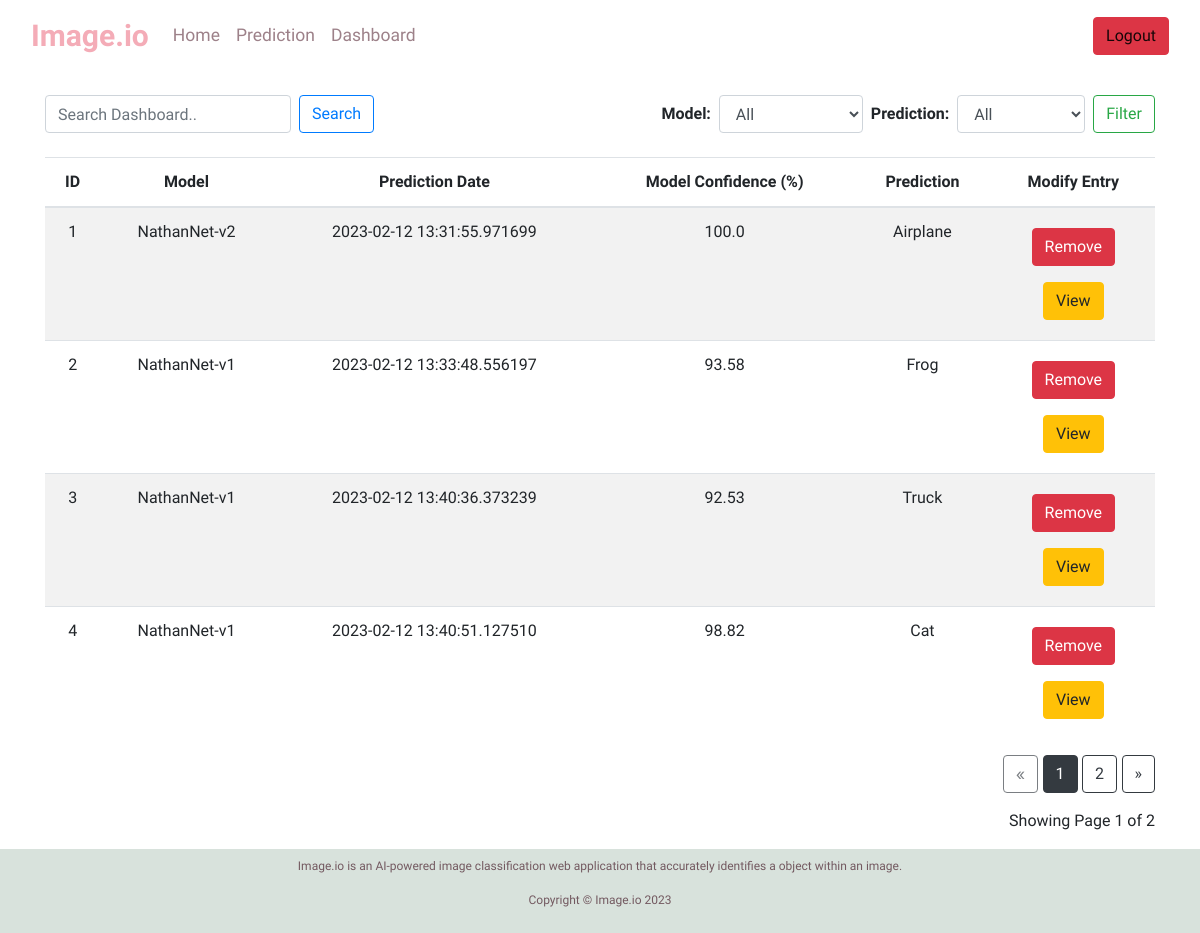
The page /dashboard (signed in) on the database its author committed.
### application/models.py (models this page shows)
class Entry(db.Model):
    id = db.Column(db.Integer, primary_key=True, autoincrement = True)
    image_url = db.Column(db.String(500), nullable=False)
    model_selection = db.Column(db.String(20), nullable = False)
    pred = db.Column(db.String(20), nullable = False)
    pred_dt = db.Column(db.DateTime, nullable = False)
    conf_pct = db.Column(db.Float, nullable=False)

### application/routes.py (the view)
@app.route("/dashboard")
def dashboard_page():
    entry_count = Entry.query.count()
    if current_user.is_authenticated == False:
        return redirect(url_for("index_page"))
    page = request.args.get("page", 1, type=int)
    entries = Entry.query.paginate(page=page, per_page=ROWS_PER_PAGE)
    if len(entries.items) == 0:
        return redirect(url_for("index_page"))
    return render_template(
        "dashboard.html",
        entries=entries,
        entry_count=entry_count
)

### application/models.py (called while the page is built)
@login_manager.user_loader
def load_user(user_id):
    return User.query.get(int(user_id))

### application/templates/dashboard.html (shortened to what this page needs)
 {% extends "layout.html" %}
Gender, Age, Hypertension, Heart Disease, Ever Married, Work Type, Residence Type, Avg Glucose Level, BMI, Smoking Status, Stroke, Prediction Date --> {% block content %} <div class='container'>
  <div class='d-flex justify-content-between my-4'>
    <form class='form-inline' action='/search' method='post'>
      <input class='form-control mr-2 search-input' type='text' name='search_term' placeholder='Search Dashboard..'>
      <button class='btn btn-outline-primary mr-2 search-button' type='submit'>Search</button>
    </form>
    <form action='/filter-results' method='post'>
      <div class='form-inline filter-1'>
        <div class='form-group mr-2'>
          <label for='modelFilter'><b>Model:</b></label>
          <select class='form-control' id='modelFilter' name='modelFilter'>
            <option value='all'>All</option>
          </select>
        </div>
        <div class='form-group mr-2 filter-2'>
          <label for='predictionFilter'><b>Prediction:</b></label>
          <select class='form-control' id='predictionFilter' name='predictionFilter'>
            <option value='all'>All</option>
          </select>
        </div>
        <button class='btn btn-outline-success filter-button' type='submit'>Filter</button>
      </div>
    </form>
  </div>
  <table class='table table-striped'>
        <thead>
          <tr>
            <th>ID</th>
            <th>Model</th>
            <th>Prediction Date</th>
            <th>Model Confidence (%)</th>
            <th>Prediction</th>
            <th>Modify Entry</th>
          </tr>
        </thead>
        <tbody> {% for entry in entries.items %} <tr>
            <td>{{ entry.id }}</td>
            <td>{{ entry.model_selection }}</td>
            <td>{{ entry.pred_dt }}</td>
            <td>{{ entry.conf_pct * 100}}</td>
            <td>{{ entry.pred }}</td>
            <td>
              <form name='RemoveEntry' action='/remove/{{ entry.id }}' method='post' novalidate>
                <button type='submit' class='btn btn-danger my-2'>Remove</button>
              </form>
              <form name='ViewEntry' action='/view/{{ entry.id }}' method='get' novalidate>
                <button type='submit' class='btn btn-warning my-2'>View</button>
              </form>
            </td>
          </tr> {% endfor %} </tbody>
      </table>
    <div class="text-right">
      <a href="{{ url_for('dashboard_page', page=entries.prev_num) }}"
         class="btn btn-outline-dark
         {% if entries.page == 1 %}disabled{% endif %}">
          &laquo;
      </a>
      {% for page_num in entries.iter_pages(left_edge=1, right_edge=1, left_current=1, right_current=2) %}
    {% if page_num %}
              {% if entries.page == page_num %}
              <a href="{{ url_for('dashboard_page', page=page_num) }}"
                 class="btn btn-dark search-button">
                  {{ page_num }}
              </a>
              {% else %}
              <a href="{{ url_for('dashboard_page', page=page_num) }}"
                 class="btn btn-outline-dark search-button">
                  {{ page_num }}
              </a>
              {% endif %}
          {% else %}
              ...
          {% endif %}
      {% endfor %}
      <a href="{{ url_for('dashboard_page', page=entries.next_num) }}"
         class="btn btn-outline-dark search-button
         {% if entries.page == entries.pages %}disabled{% endif %}">
          &raquo;
      </a>
    </div>
    <p class="text-right mt-3 search-button">
     Showing Page {{ entries.page }} of {{ entries.pages }}
    </p>
    </div> {% endblock %}

### application/templates/layout.html (shortened to what this page needs)
<!DOCTYPE html>
<html>
  <head>
    <link rel="stylesheet" href="https://stackpath.bootstrapcdn.com/bootstrap/4.4.1/css/bootstrap.min.css">
    <link rel="stylesheet" href="https://cdn.jsdelivr.net/npm/bootstrap@4.3.1/dist/css/bootstrap.min.css">
    <link rel="stylesheet" href="{{ url_for('static',filename='css/main.css')}}" />
  </head>
  <body>
    <div class="container-fluid"> {% include "includes/nav.html" %}
      {% block content %} {% endblock %} </div> {% include "includes/footer.html" %}
  </body>
</html>

### application/templates/includes/nav.html (shortened to what this page needs)
<nav class="navbar navbar-expand-lg navbar-light">
  <a class="navbar-brand nav-logo" style = 'color:#F4ACB7' href="/">Image.io</a>
  <div class="collapse navbar-collapse" id="navbarTogglerDemo03">
    <ul class="navbar-nav mr-auto mt-2 mt-lg-0">
      {% if current_user.is_authenticated %}
      <li class="nav-item">
          <a class="nav-link active" style = 'color: #9D8189' aria-current="page" href="/">Home</a>
        </li>
        <li class="nav-item">
          <a class="nav-link active" style = 'color: #9D8189' href="/predict">Prediction</a>
        </li>
        {% if entry_count > 0 %}
        <li class="nav-item">
          <a class="nav-link active" style = 'color: #9D8189' href="/dashboard">Dashboard</a>
        {% endif %}
      {% else %}
        <li class="nav-item">
          <a class="nav-link active" style = 'color: #9D8189' aria-current="page" href="/">Home</a>
        </li>
      {% endif %}
      </ul>
       <span class="navbar-text">
        {% if current_user.is_authenticated %}
          <a class="btn btn-danger" href="/logout">Logout</a>
        {% else %}
          <a class="btn btn-primary" href="/register">Register</a>
          <a href="/login" class="btn btn-success">Login</a>
        {% endif %}
      </span>
  </div>
</nav>

### application/templates/includes/footer.html
<footer class = 'footer py-2 px-4'>
    <div class = 'container-fluid footer'>
        <div class = 'row'>
            <div class = 'col-sm-12 col-md-12 col-lg-12'>
                <p class = 'text-center'>Image.io is an AI-powered image classification web application that accurately identifies a object within an image.</p>
                <p class = 'text-center'>Copyright &copy; Image.io 2023</p>
            </div>
        </div>
    </div>
</footer>

### application/static/css/main.css (style rules this page uses)
html, body { width: 100%; height: 100%; }
nav { font-family: 'Libre Franklin', sans-serif; font-size: 20px; }
.nav-logo { font-size: 30px; font-weight: 700; text-decoration: none; }
.nav-link { text-decoration: none; font-size: 17.5px; }
.footer { font-family: 'Libre Franklin', sans-serif; font-size: 12px; text-align: center; color: #735960; background-color: #D8E2DC; }
th, td, .search-input, .search-button { font-family: 'Libre Franklin', sans-serif; }
.filter-1, .filter-2 { font-family: 'Libre Franklin', sans-serif; }
td, th { text-align: center; }

### rows shown on the page
Entry: id "1", model_selection "NathanNet-v2", pred_dt "2023-02-12 13:31:55.971699", entry.conf_pct*100 "100.0", pred "Airplane"
Entry: id "2", model_selection "NathanNet-v1", pred_dt "2023-02-12 13:33:48.556197", entry.conf_pct*100 "93.58", pred "Frog"
Entry: id "3", model_selection "NathanNet-v1", pred_dt "2023-02-12 13:40:36.373239", entry.conf_pct*100 "92.53", pred "Truck"
Entry: id "4", model_selection "NathanNet-v1", pred_dt "2023-02-12 13:40:51.127510", entry.conf_pct*100 "98.82", pred "Cat"

### other values the page prints
{{ page_num }} "1"
{{ page_num }} "2"
{{ entries.page }} "1"
{{ entries.pages }} "2"
